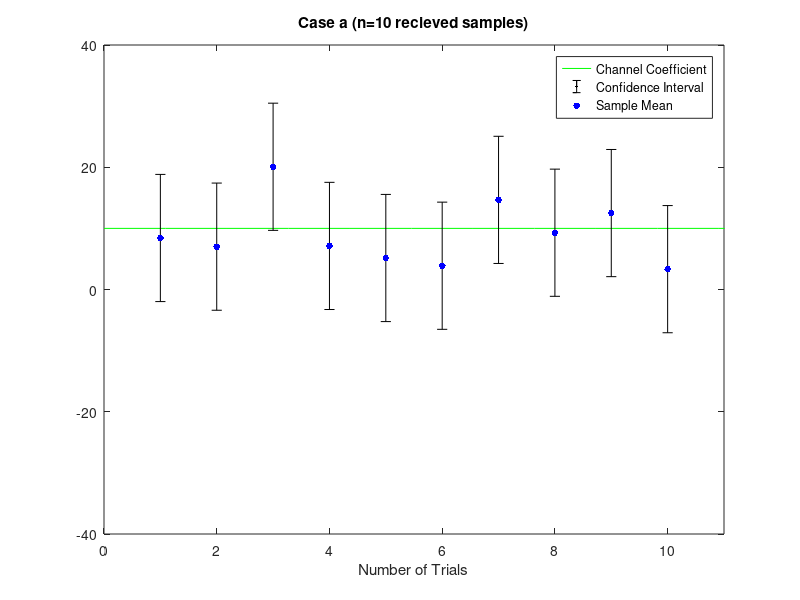
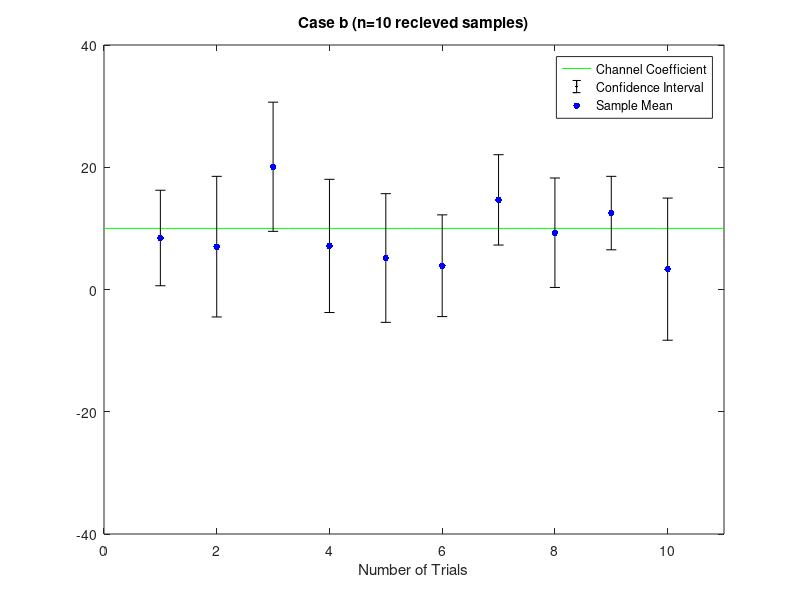
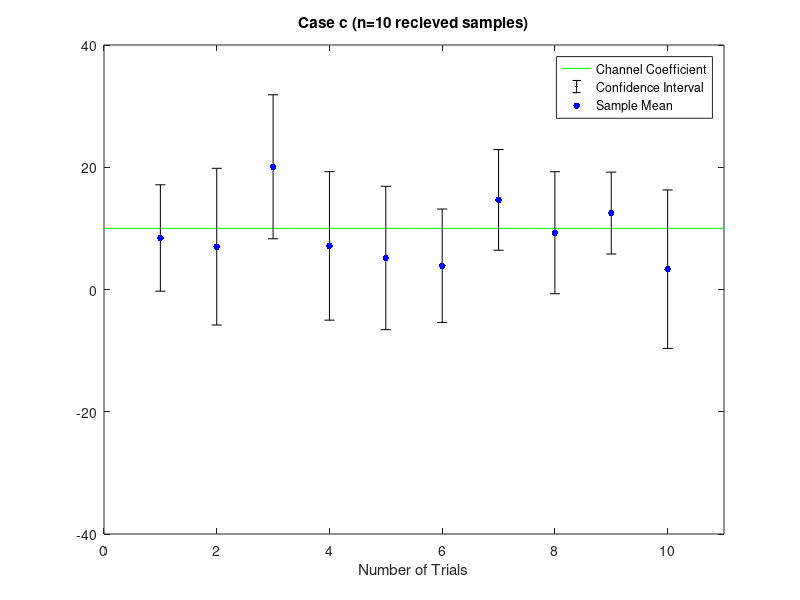

These charts were generated, in order, by the following MATLAB code:
% ECE 514 Project Fall 2021 
clear;
close all;
clc;

seed = 576; %Name: Isha Pathania, Vowels: a=16,i=256 (256+16+16+16+256+16=576)  
rng(seed,'twister');

C=10;  % Given Channel Coefficient
m =1000;  % No. of trials
n1 = 10; % n=10 recieved samples
n2 = 100; % n=100 recieved samples
sigma_N = 20;  % Given standard deviation of noise N
sigma_a = sigma_N; % Case a: Variance of N is the same as X 
conf = 0.9; % Given 90% confidence interval

alpha = 1-conf;
case_a_n1 = 0;  % Number of cases where C lies in the confidence interval for case a, n=10
case_b_n1 = 0;  % Number of cases where C lies in the confidence interval for case b, n=10
case_c_n1 = 0;  % Number of cases where C lies in the confidence interval for case c, n=10
sample_mean_array = zeros(1,10);   % Sample means from first 10 trials
lower_conf_a = zeros(1,10);  % Confidence interval lower limit for first 10 trials for case a, n=10
upper_conf_a = zeros(1,10);  % Confidence interval upper limit for first 10 trials for case a, n=10
lower_conf_b = zeros(1,10);  % Confidence interval lower limit for first 10 trials for case b, n=10
upper_conf_b = zeros(1,10);  % Confidence interval upper limit for first 10 trials for case b, n=10
lower_conf_c = zeros(1,10);  % Confidence interval lower limit for first 10 trials for case c, n=10
upper_conf_c = zeros(1,10);  % Confidence interval upper limit for first 10 trials for case c, n=10
case_a_n2 = 0;  % Number of cases where C lies in the confidence interval for case a, n=100
case_b_n2 = 0;  % Number of cases where C lies in the confidence interval for case b, n=100
case_c_n2 = 0;  % Number of cases where C lies in the confidence interval for case c, n=100

%running for loop for n=10 trials
for i = 1:m
    N = sigma_N*randn(1,n1); % Generating noise N and scaling by sigma_N
    X = C+N;  
    sample_mean = sum(X)/n1; % Sample Mean for the generated data points when n=10

    %Case a : Estimating the confidence interval using the variance of X
    delta_a = norminv((1-alpha/2),0,sigma_a/sqrt(n1));
    y_alpha_a = delta_a * sqrt(n1)/sigma_a;  
    if ((sample_mean-delta_a <= C) && (C <= sample_mean+delta_a))
        case_a_n1 = case_a_n1+1;  %count of number of times C lies within the confidence interval
    end
    
    %Case b : Estimating the confidence interval using sample variance
    %without assuming measurements are gaussian
    sample_var = (sum((X-sample_mean).^2))/(n1-1);
    sigma_b = sqrt(sample_var);
    y_alpha_b = y_alpha_a;
    delta_b = y_alpha_b*sigma_b/sqrt(n1);  
    if ((sample_mean-delta_b <= C) && (C <= sample_mean+delta_b))
        case_b_n1 = case_b_n1+1;  %count of number of times C lies within the confidence interval
    end
   
    %Case c : Estimating the confidence interval using Sample variance while assuming that the measurements are gaussian
    y_alpha_c = tinv(1-alpha/2,n1-1);
    sigma_c = sigma_b;
    delta_c = y_alpha_c*sigma_c/sqrt(n1);  
    if ((sample_mean-delta_c <= C) && (C <= sample_mean+delta_c))
        case_c_n1 = case_c_n1+1;  %count of number of times C lies within the confidence interval
    end
    
    if (i<=10)
        sample_mean_array(i) = sample_mean;
        lower_conf_a(i) = sample_mean - delta_a;
        upper_conf_a(i) = sample_mean + delta_a;
        lower_conf_b(i) = sample_mean - delta_b;
        upper_conf_b(i) = sample_mean + delta_b;
        lower_conf_c(i) = sample_mean - delta_c;
        upper_conf_c(i) = sample_mean + delta_c;
    end

end

disp("For n=10 samples");
disp("The number of times C lies within the 90% confidence interval for Case a is " + case_a_n1);
disp("The number of times C lies within the 90% confidence interval for Case b is " + case_b_n1);
disp("The number of times C lies within the 90% confidence interval for Case c is " + case_c_n1);

figure;
x_data = linspace(1,10,10);
x_line = linspace(0,12,12);
y_line = ones(1, 12)*C;
plot(x_line, y_line, 'g'); hold on;
error_a = upper_conf_a - sample_mean_array;
errorbar(x_data, sample_mean_array, error_a, 'k.'); % Plots error bars at the specific data points given by x_data and y_data.
plot(x_data, sample_mean_array, 'b.', 'MarkerSize', 15); hold on;% Add data points to the plot.

xlim([0 11]);
ylim([-40 40]);
title('Case a (n=10 recieved samples)');
xlabel('Number of Trials');
legend('Channel Coefficient', 'Confidence Interval', 'Sample Mean');


figure;
x_data = linspace(1,10,10);
x_line = linspace(0,12,12);
y_line = ones(1, 12)*C;
plot(x_line, y_line, 'g'); hold on;
error_b = upper_conf_b - sample_mean_array;
errorbar(x_data, sample_mean_array, error_b, 'k.'); % Plots error bars at the specific data points given by x_data and y_data.
plot(x_data, sample_mean_array, 'b.', 'MarkerSize', 15); hold on;% Add data points to the plot.

xlim([0 11]);
ylim([-40 40]);
title('Case b (n=10 recieved samples)');
xlabel('Number of Trials');
legend('Channel Coefficient', 'Confidence Interval', 'Sample Mean');

figure;
x_data = linspace(1,10,10);
x_line = linspace(0,12,12);
y_line = ones(1, 12)*C;
plot(x_line, y_line, 'g'); hold on;
error_c = upper_conf_c - sample_mean_array;
errorbar(x_data, sample_mean_array, error_c, 'k.'); % Plots error bars at the specific data points given by x_data and y_data.
plot(x_data, sample_mean_array, 'b.', 'MarkerSize', 15); hold on;% Add data points to the plot.

xlim([0 11]);
ylim([-40 40]);
title('Case c (n=10 recieved samples)');
xlabel('Number of Trials');
legend('Channel Coefficient', 'Confidence Interval', 'Sample Mean');


%running for loop for n=100 trials
for i = 1:m
    N = sigma_N*randn(1,n2); % Generating noise N and scaling by sigma_N
    X = C+N;  
    sample_mean = sum(X)/n2; % Sample Mean for the generated data points when n=100

    %Case a : Estimating the confidence interval using the variance of X
    delta_a = norminv((1-alpha/2),0,sigma_a/sqrt(n2));
    y_alpha_a = delta_a * sqrt(n2)/sigma_a;  
    if ((sample_mean-delta_a <= C) && (C <= sample_mean+delta_a))
        case_a_n2 = case_a_n2+1;  %count of number of times C lies within the confidence interval
    end
    
    %Case b : Estimating the confidence interval using sample variance
    %without assuming measurements are gaussian
    sample_var = (sum((X-sample_mean).^2))/(n2-1);
    sigma_b = sqrt(sample_var);
    y_alpha_b = y_alpha_a;
    delta_b = y_alpha_b*sigma_b/sqrt(n2);  
    if ((sample_mean-delta_b <= C) && (C <= sample_mean+delta_b))
        case_b_n2 = case_b_n2+1;  %count of number of times C lies within the confidence interval
    end
   
    %Case c : Estimating the confidence interval using Sample variance while assuming that the measurements are gaussian
    y_alpha_c = tinv(1-alpha/2,n2-1);
    sigma_c = sigma_b;
    delta_c = y_alpha_c*sigma_c/sqrt(n2);  
    if ((sample_mean-delta_c <= C) && (C <= sample_mean+delta_c))
        case_c_n2 = case_c_n2+1;  %count of number of times C lies within the confidence interval
    end
end

fprintf("\n")
disp("For n=100 samples");
disp("The number of times C lies within the 90% confidence interval for Case a is " + case_a_n2);
disp("The number of times C lies within the 90% confidence interval for Case b is " + case_b_n2);
disp("The number of times C lies within the 90% confidence interval for Case c is " + case_c_n2);

alpha=0.91;
delta=norminv((1-alpha/2),0,sqrt(295.84/121));
disp(delta);
